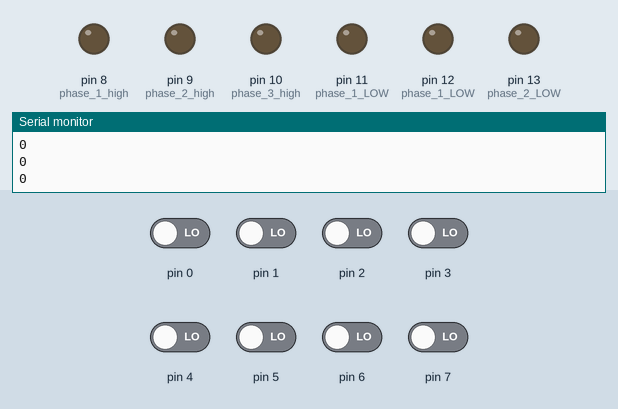
Bench run of a sketch on a simulated Arduino Uno, built with avr-gcc and run on an emulated ATmega328P. Parts: output pins drawn as LEDs (lit = HIGH), the last lines printed to the serial monitor. The test bench sets the inputs (shaded band); at power-on: pin 0–7 LOW.

Above: at 1.2 s.
1.3 s: pin 5 driven HIGH
At 1.6 s:
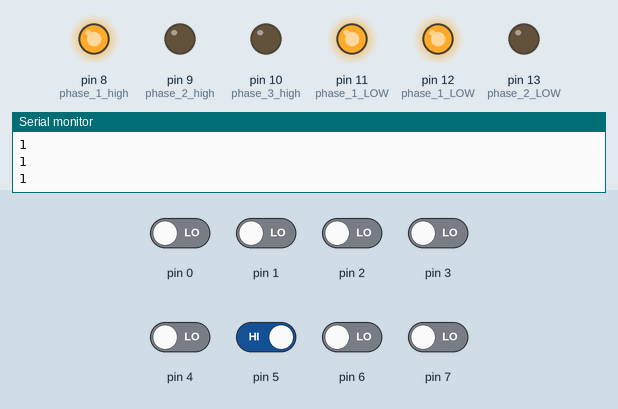
2.8 s: pin 6 driven HIGH
At 3.9 s:
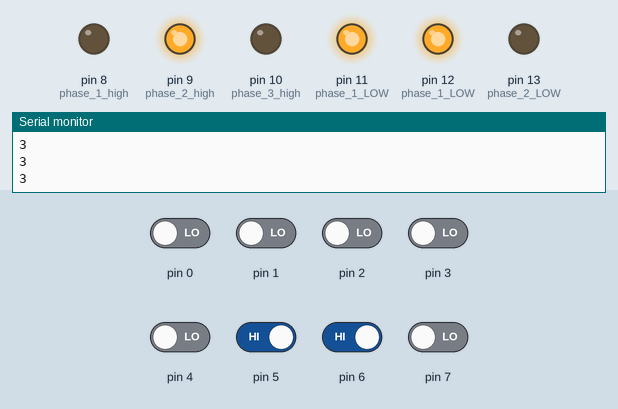
4.3 s: pin 5 driven LOW
At 5.0 s:
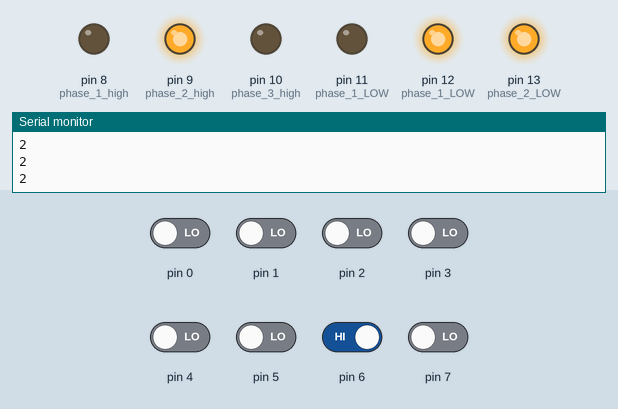
5.8 s: pin 7 driven HIGH
At 6.1 s:
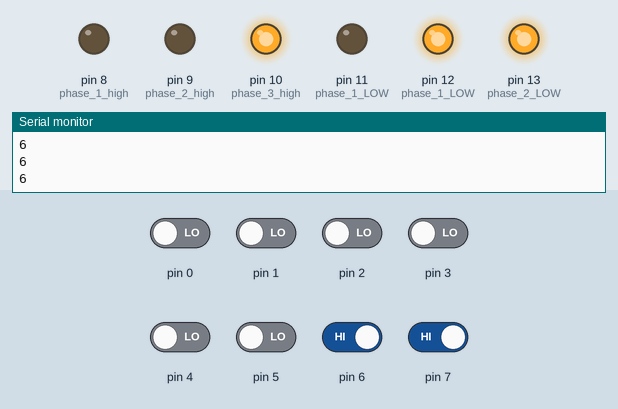
7.3 s: pin 6 driven LOW
At 8.4 s:
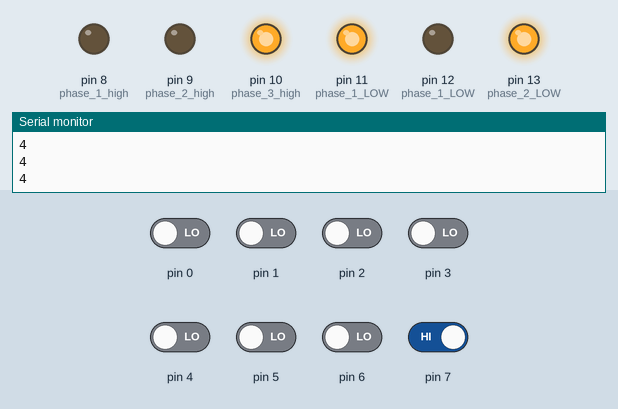
8.8 s: pin 5 driven HIGH
At 9.7 s:
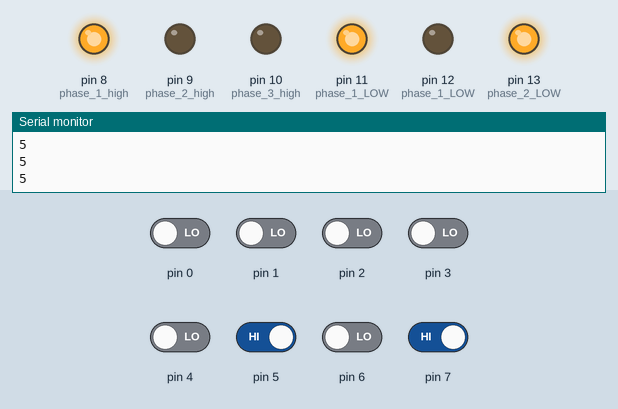
Timing chart, 0 to 11.3 s (numbered marks = the images above; inputs shaded):
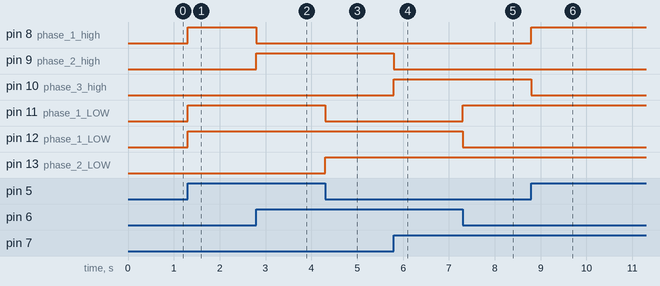

Measured:
- after the input at 1.3 s, pin 8 (phase_1_high), pin 11 (phase_1_LOW), pin 12 (phase_1_LOW): LOW → HIGH at once
- after the input at 2.8 s, pin 8 (phase_1_high): HIGH → LOW at once; pin 9 (phase_2_high): LOW → HIGH at once
- after the input at 4.3 s, pin 11 (phase_1_LOW): HIGH → LOW at once; pin 13 (phase_2_LOW): LOW → HIGH at once
- after the input at 5.8 s, pin 9 (phase_2_high): HIGH → LOW at once; pin 10 (phase_3_high): LOW → HIGH at once
- after the input at 7.3 s, pin 11 (phase_1_LOW): LOW → HIGH at once; pin 12 (phase_1_LOW): HIGH → LOW at once
- after the input at 8.8 s, pin 8 (phase_1_high): LOW → HIGH at once; pin 10 (phase_3_high): HIGH → LOW at once

The sketch:

tepoz_inturr_version1.ino
```cpp
int phase[7]={0,6,4,5,2,1,3} ;

int t=6000;
int temp=0;
int initial_delay=0;
int phaseCount=0;
int ali=0;

void setup(){
pinMode (5, INPUT);
pinMode (6, INPUT);
pinMode (7, INPUT);
pinMode (8, OUTPUT); // phase 1 high
pinMode (9, OUTPUT);  //phase 2 high
pinMode (10, OUTPUT);  //phase 3 high
pinMode (11, OUTPUT);   //phase 1 LOW
pinMode (12, OUTPUT);     //phase 1 LOW
pinMode (13, OUTPUT);    //phase 2 LOW
pinMode (A0, INPUT);    //phase 3 LOW
phaseCount = (PIND >> 5) & 7;  // Read hall effect sensors status (PIND: read from PORTD which is arduino pins 0..7)
BLDC_move ();

Serial.begin(9600);

PCICR |= B00000100;
PCMSK2 |= B11100000;

}
// 3phase, 100 Hz, rising or falling edge every 1664uS ( multiple of 4uS).

ISR (PCINT2_vect){
  phaseCount = (PIND>>5) & 7;    // Read hall effect sensors status (PIND: read from PORTD which is arduino pins 0..7)
  BLDC_move ();                               // Move the BLDC motor
}

void loop(){
  //phaseCount = (PIND>>5) & 7;
  Serial.println(phaseCount);

//phaseCount = phaseCount +1;
/*if (phaseCount == 6)
{
  phaseCount = 0;
}*/

  /*
  temp = analogRead(A0);
  initial_delay = map(temp,0,1024,330,10000);
  if (initial_delay - t > 10 )
  {
    t+=10;
  }
  else if (initial_delay - t < 0 )
  {
    t-=10;
  }
  else
  {
    t= initial_delay;
  }
  if(ali=0)
   {
   BLDC_move ();
   ali++;
   }


    */

     delayMicroseconds(t);

}

void BLDC_move ()
{

  Serial.println(phaseCount);

  switch(phase[phaseCount]){
case 6:
PORTB = 0b00011001;
break;
case 1:
PORTB = 0b00101001;
break;
case 2:
PORTB = 0b00101100;
break;
case 3:
PORTB = 0b00110100;
break;
case 4:
PORTB = 0b00110010;
break;
case 5:
PORTB = 0b00011010;
break;

default:
PORTB = 0;
break;
}

}
```
